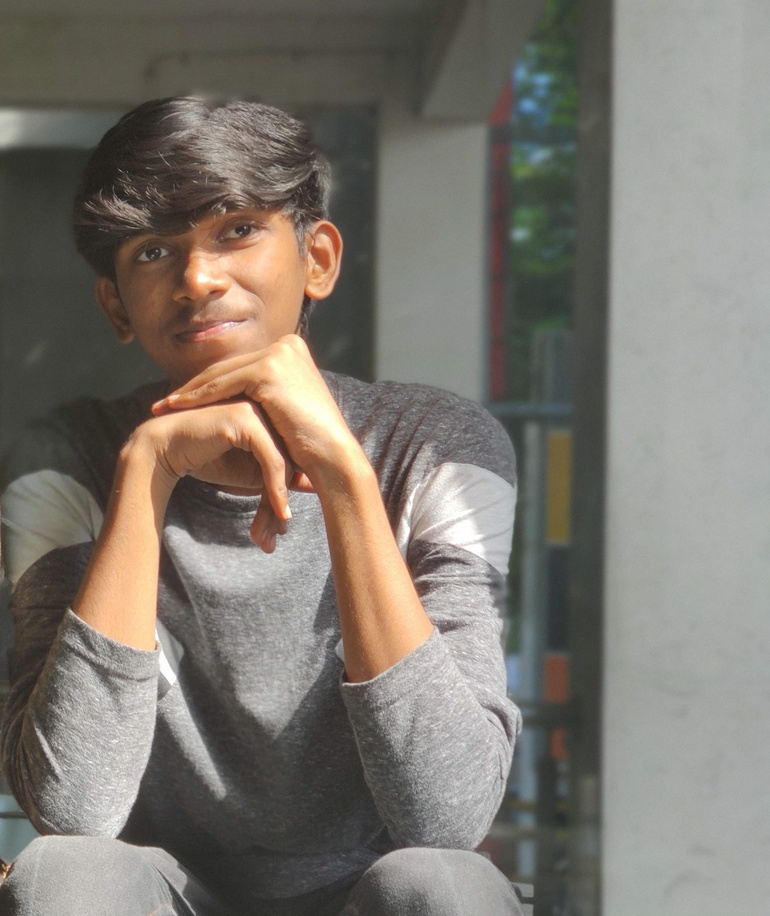
%> input picture Week 3/Harshith.jpg, 770 x 916 px, shrunk from 2124 x 2528 before the run
$ octave lab3_1.m   (GNU Octave 9; MATLAB toolbox functions it lacks are replaced by stand-ins)
%> lines starting %> are read from the running program, lines starting %| are printed output that depends on the picture
clc
clear all
close all
img = imread('Harshith.jpg');
%> img is the input picture: size 916x770x3 uint8; mean R, G, B 125.4, 119.9, 112.1
subplot(2,2,1);
imshow(img);
title('Original Image');

subplot(2,2,2);
imshow(255 - img);
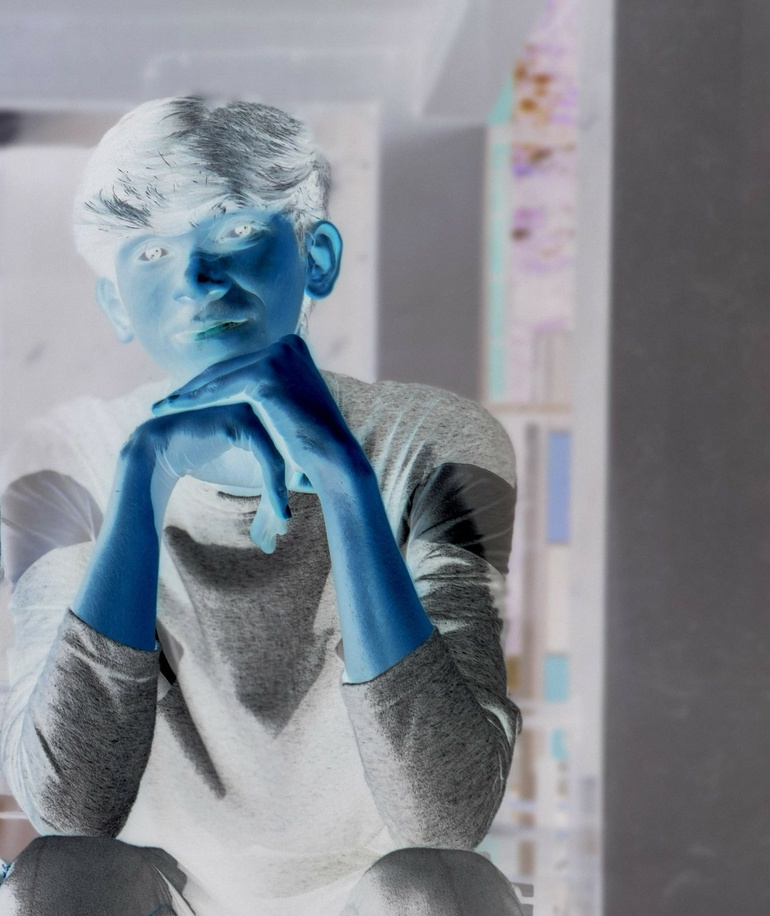
%> displayed picture: size 916x770x3, on the screen's scale of 0 to 255; mean R, G, B 129.6, 135.1, 142.9
title('CMY Image');

subplot(2,2,3);
imshow(rgb2hsv(img));
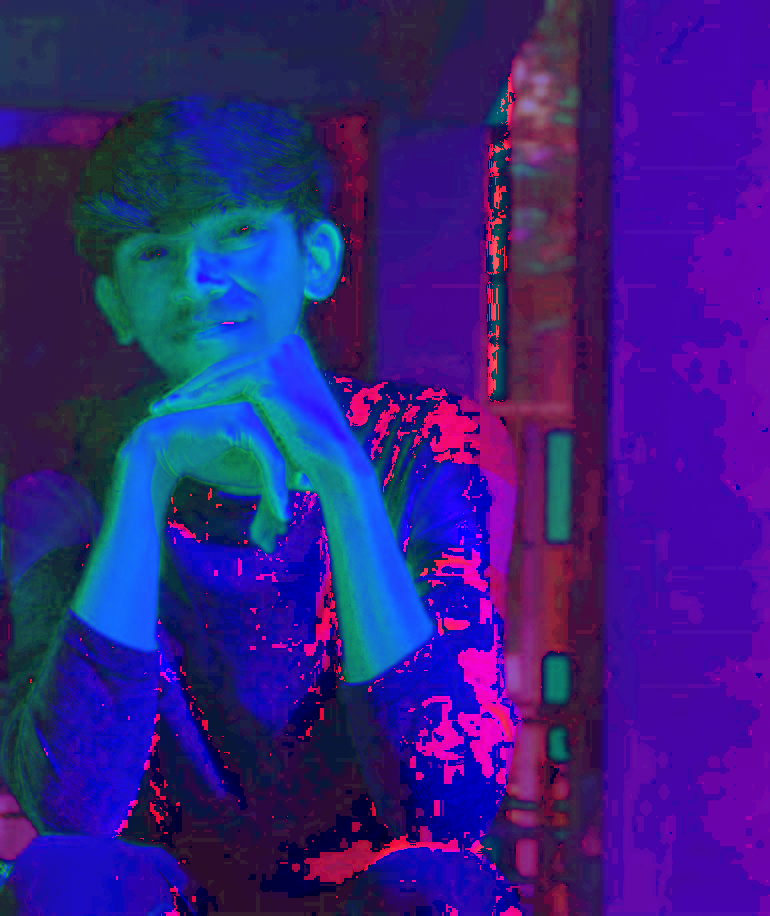
%> displayed picture: size 916x770x3, on the screen's scale of 0 to 255; mean R, G, B 54, 31.4, 127.2
title('HSV Image');

subplot(2,2,4);
imshow(rgb2gray(img));
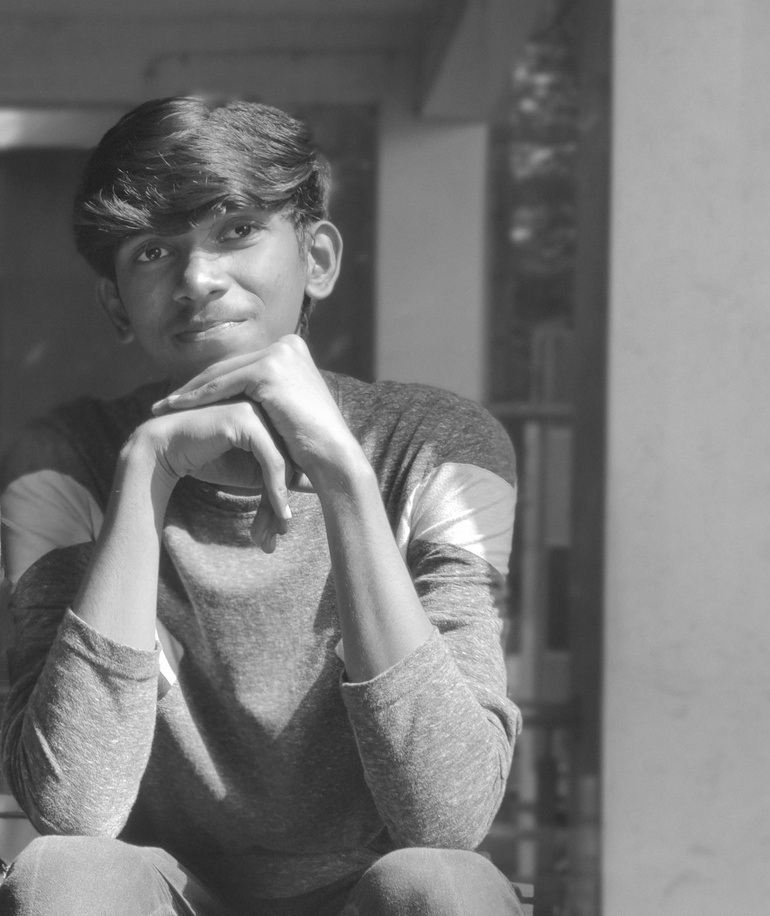
%> displayed picture: size 916x770, on the screen's scale of 0 to 255; min 26, max 255, mean 120.7
title('Grayscale Image');
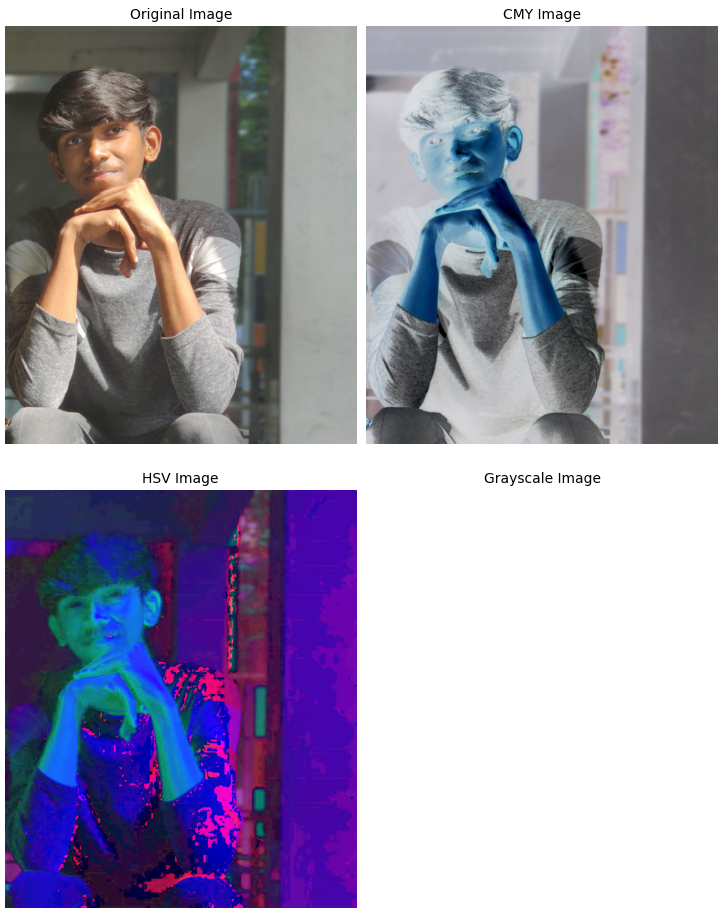
%> figure redrawn from the program's plot data, 4 panels
